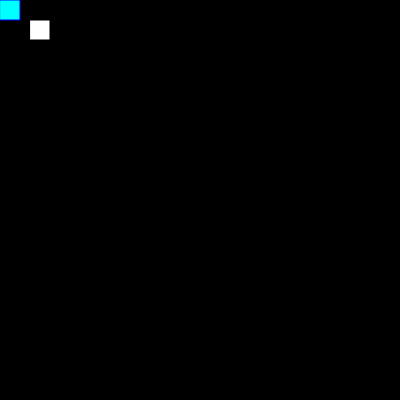
Frame 1 (no input)
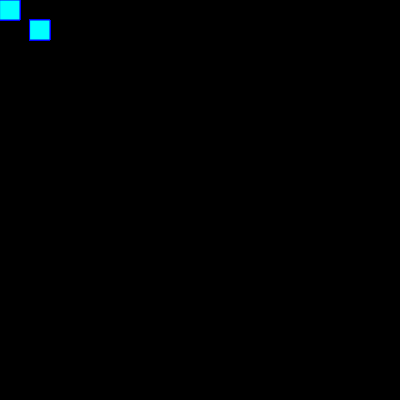
Frame 60 (no input)
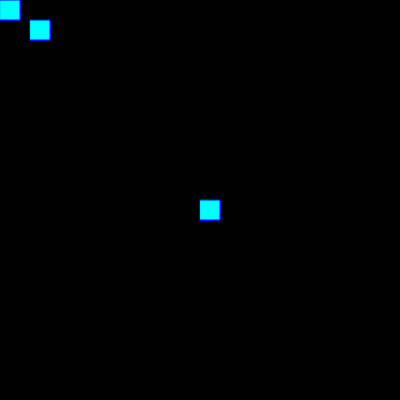
Frame 120 (the mouse pressed at the canvas centre since frame 60)

The p5.js sketch that drew these frames (run headless with seeded random() and noise() and a simulated clock; from frame 60 on, the mouse is pressed at the canvas centre):

// p5.js sketch
// ── sketch.js
function setup() {
    createCanvas(400, 400);
  background("black");
  }
  function draw() {
    
    rect(30,20,20);
    fill("cyan");
    stroke("blue");
    if(mouseIsPressed);{
    rect(mouseX,mouseY,20,20);}}
